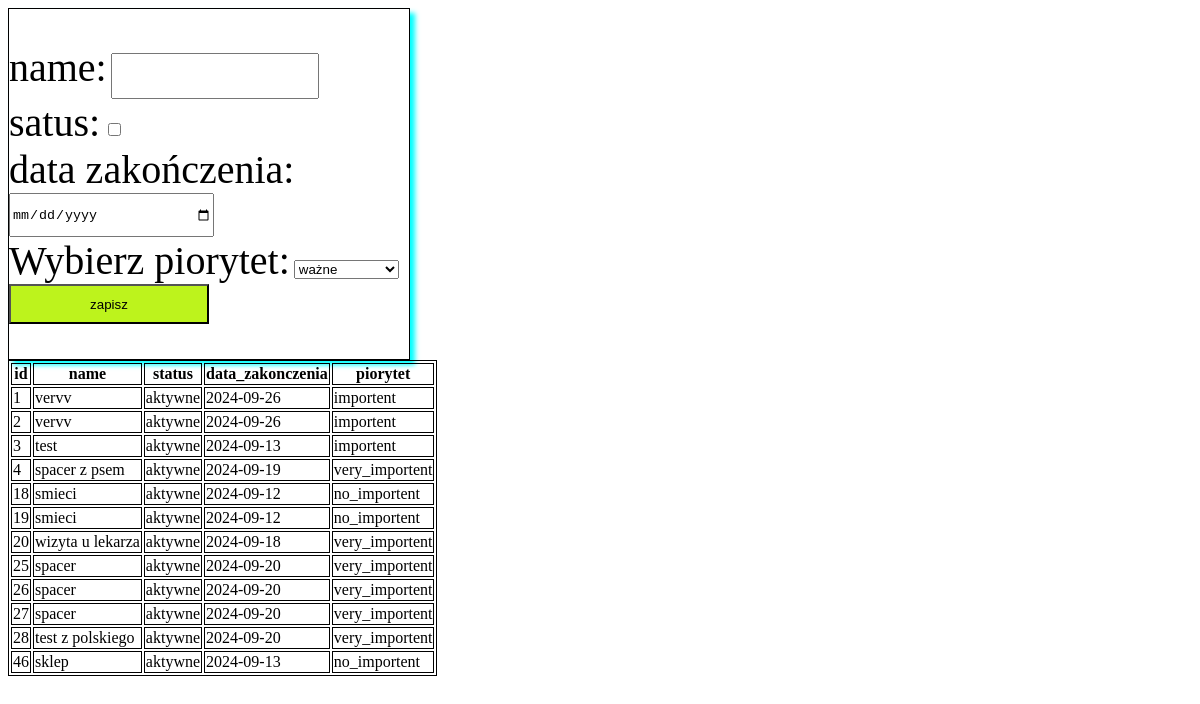
The app's page /lista_zadan/index.php with its own data.
### tables this page shows
CREATE TABLE `lista_zadan` (
  `id` int(11) NOT NULL,
  `name` varchar(255) DEFAULT NULL,
  `status` varchar(10) DEFAULT NULL,
  `data_zakonczenia` varchar(255) DEFAULT NULL,
  `piorytet` varchar(255) DEFAULT NULL
);

### lista_zadan/index.php (called while the page is built, shortened)
<?php
include "str.html.php";

### lista_zadan/show.php (the view)
<?php
include "db.php";
$show="SELECT * FROM lista_zadan";
$result=$db->query($show);
echo "<table class='tab'>";
    echo "<th>id</th><th>name</th><th>status</th><th>data_zakonczenia</th><th>piorytet</th>";
    while($row=$result->fetch_assoc()){
        echo"<tr>";
            echo"<td>".$row['id']."</td>";
            echo"<td>".$row['name']."</td>";
            echo"<td>".$row['status']."</td>";
            echo"<td>".$row['data_zakonczenia']."</td>";
            echo"<td>".$row['piorytet']."</td>";
        echo"</tr>";
    }
echo "</table>";

### lista_zadan/str.html.php (shortened to what this page needs)
<!DOCTYPE html>
<html lang="pl">
<head>
    <link rel="stylesheet" href="style.css">
</head>
<body>
    <div class="conteiner">
        <form method="post" action="index.php">
            <label for="name">name:</label>
            <input type="text" name="name" class="input_name">
            <br/>
            <label for="check">satus:</label>
            <input  value="aktywne" name="check" type="checkbox" calss="input_check">
            <br/>
            <label for="d">data zakończenia:</label>
            <input  name="d" type="date" class="input_date">
            <br/>
            <label for="pior">Wybierz piorytet:</label>
                <select class="piorytet" name="pior" class="input_pior">
                    <option value="importent">ważne</option>
                </select>
            <br/>
            <button type="submit">zapisz</button>
        </form>
    </div>
    <div class="conteiner2">
        <?php
        include "show.php";
        ?>
    </div>
</body>
</html>

### lista_zadan/style.css (style rules this page uses)
.conteiner2 .tab { border: 1px solid black; }
th,td { border: 1px solid black; }
.conteiner { width: 400px; height: 350px; border: 1px solid black; display: flex; justify-content: center; align-items: center; box-shadow: 5px 5px 5px aqua; }
.conteiner label { font-size: 2.5rem; }
.input_name { width: 200px; height: 40px; }
.input_date { width: 200px; height: 40px; }
button { width: 200px; height: 40px; background-color: rgb(189, 243, 28); }

### records on screen
lista_zadan: id "1", name "vervv", status "aktywne", data_zakonczenia "2024-09-26", piorytet "importent"
lista_zadan: id "2", name "vervv", status "aktywne", data_zakonczenia "2024-09-26", piorytet "importent"
lista_zadan: id "3", name "test", status "aktywne", data_zakonczenia "2024-09-13", piorytet "importent"
lista_zadan: id "4", name "spacer z psem", status "aktywne", data_zakonczenia "2024-09-19", piorytet "very_importent"
lista_zadan: id "18", name "smieci", status "aktywne", data_zakonczenia "2024-09-12", piorytet "no_importent"
lista_zadan: id "19", name "smieci", status "aktywne", data_zakonczenia "2024-09-12", piorytet "no_importent"
lista_zadan: id "20", name "wizyta u lekarza", status "aktywne", data_zakonczenia "2024-09-18", piorytet "very_importent"
lista_zadan: id "25", name "spacer", status "aktywne", data_zakonczenia "2024-09-20", piorytet "very_importent"
lista_zadan: id "26", name "spacer", status "aktywne", data_zakonczenia "2024-09-20", piorytet "very_importent"
lista_zadan: id "27", name "spacer", status "aktywne", data_zakonczenia "2024-09-20", piorytet "very_importent"
lista_zadan: id "28", name "test z polskiego", status "aktywne", data_zakonczenia "2024-09-20", piorytet "very_importent"
lista_zadan: id "46", name "sklep", status "aktywne", data_zakonczenia "2024-09-13", piorytet "no_importent"
